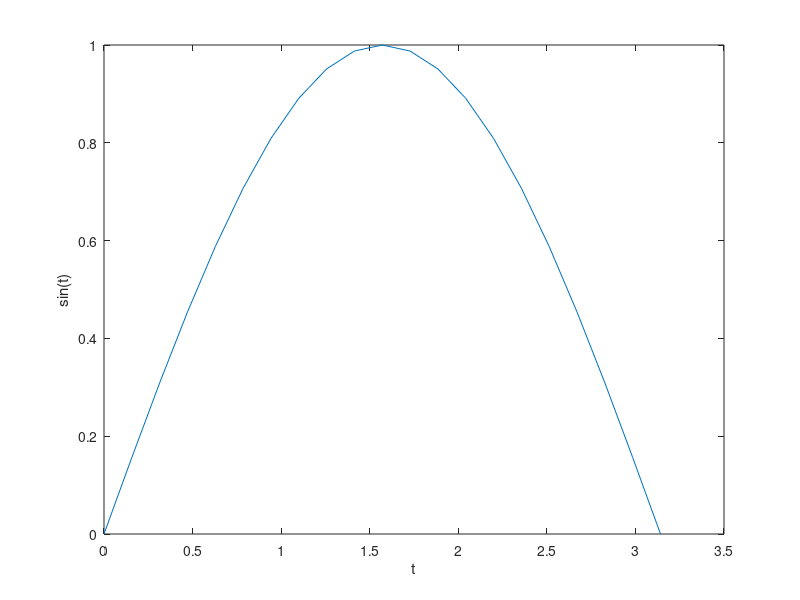

MATLAB code for this plot:
clear all;
t=0:pi/20:2*pi;
x=[t;sin(t)];
delete chap17_11.txt
[fid, message]=fopen('chap17_11.txt','wt');
if fid==-1
    disp(message);
else
    fprintf(fid,'%3.6f %3.6f\n',x);
    fclose(fid);
end
[fid, message]=fopen('chap17_11.txt','r');
if fid==-1
    disp(message);
else
    [A,count]=fscanf(fid,'%f %f',[2 21]);
    A=A';
    count    
    fclose(fid);
end
close all;
figure;
plot(A(:,1),A(:,2));
xlabel('t');
ylabel('sin(t)');
